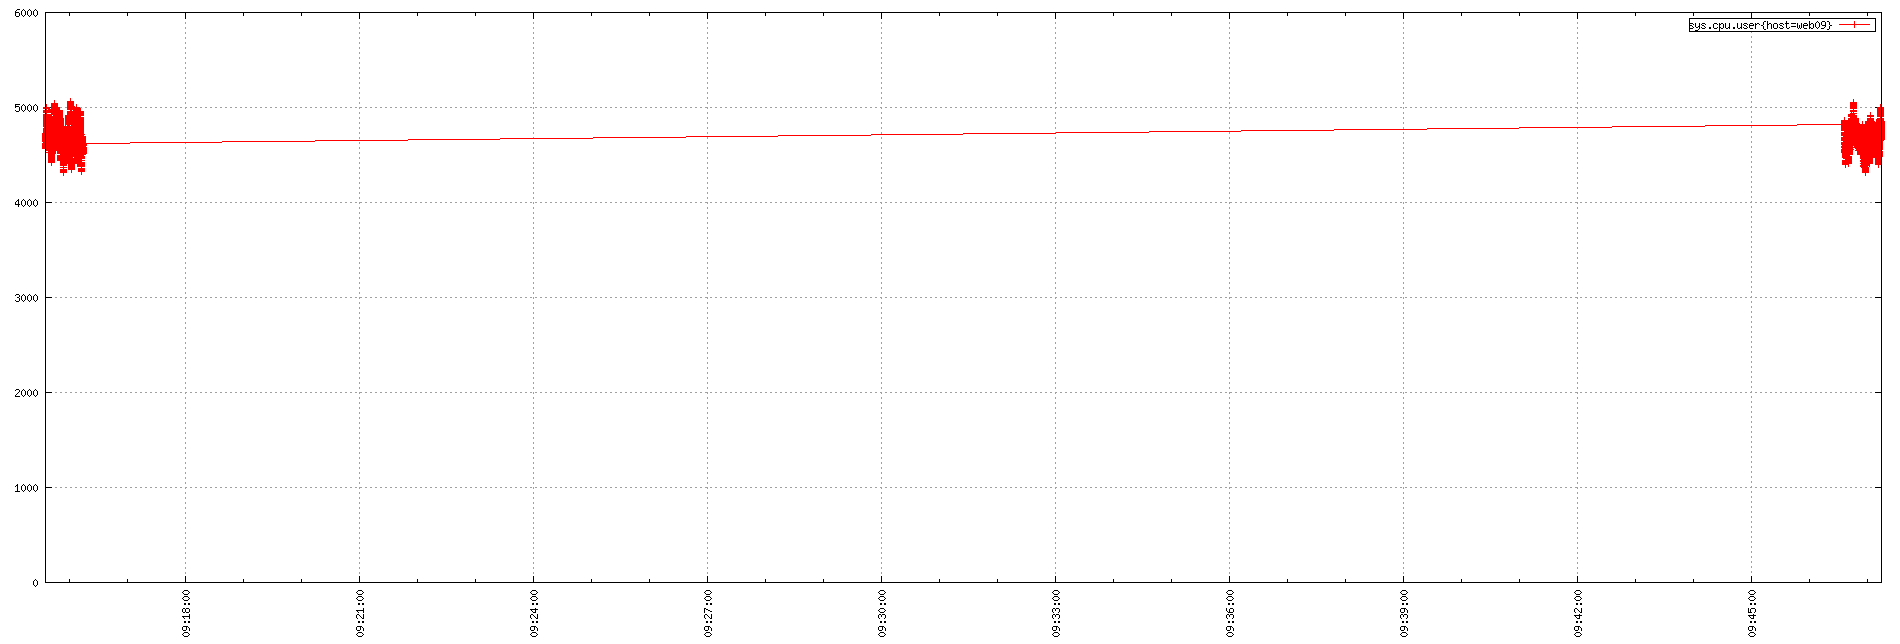

Here is the gnuplot script that generated this plot:
set term png small size 1900,644
set xdata time
set timefmt "%s"
if (GPVAL_VERSION < 4.6) set xtics rotate; else set xtics rotate right
set output "${TMPDIR-'tmp'}/tsd/541ffc2e.png"
set xrange ["1673774135":"1673776034"]
set format x "%H:%M:%S"
set grid
set style data linespoint
set key right box
set yrange [0:]
plot  "${TMPDIR-'tmp'}/tsd/541ffc2e_0.dat" using 1:2 title "sys.cpu.user{host=web09}"
